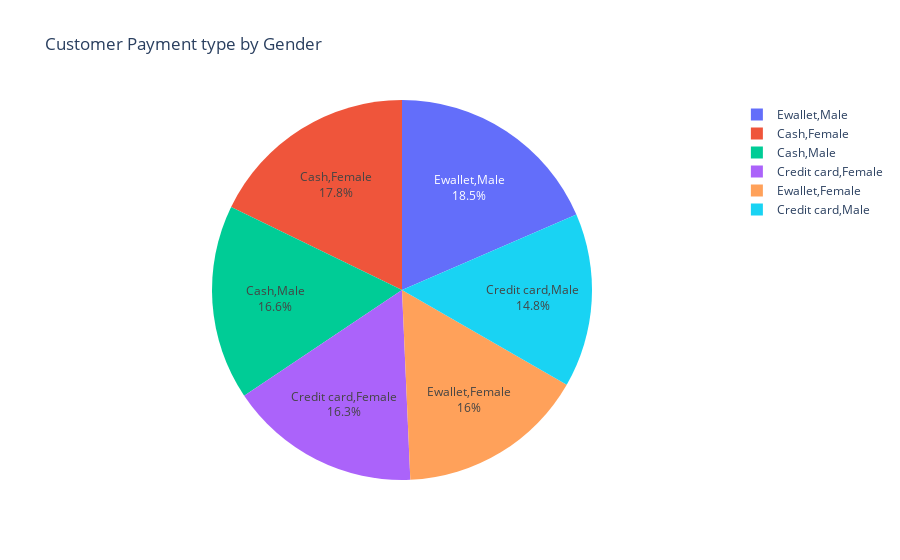

The cell this chart's notebook holds for it:
### Code cell
#Payment preference types
gender_payment = df[['Payment','Gender']].value_counts().to_dict()
df_genderpayment = pd.DataFrame(list(gender_payment.items()),columns=['Payment','Gender'])
gender_paymentfig = px.pie(df_genderpayment,values='Gender',names='Payment',title='Customer Payment type by Gender',labels='Payment')
gender_paymentfig.update_traces(textposition='inside',textinfo='percent+label')

plt.savefig('productlinegrossincome.jpg')
gender_paymentfig.show()

### Figure 1 — Plotly figure (JSON) as saved in the notebook; plotly's stock layout.template omitted (floating-point values rounded to 4 significant figures)
{"data": [{"domain": {"x": [0, 1], "y": [0, 1]}, "hovertemplate": "Payment=%{label}<br>Gender=%{value}<extra></extra>", "labels": [["Ewallet", "Male"], ["Cash", "Female"], ["Cash", "Male"], ["Credit card", "Female"], ["Ewallet", "Female"], ["Credit card", "Male"]], "legendgroup": "", "name": "", "showlegend": true, "textinfo": "percent+label", "textposition": "inside", "type": "pie", "values": [185, 178, 166, 163, 160, 148]}], "layout": {"legend": {"tracegroupgap": 0}, "title": {"text": "Customer Payment type by Gender"}}}
